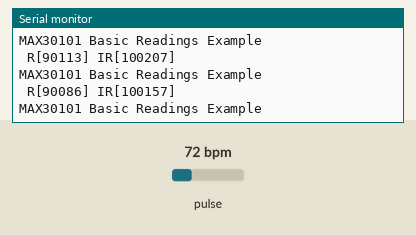
Simulated run of this sketch. Board: Arduino Uno, built with avr-gcc and run on an emulated ATmega328P. Shown: the last lines printed to the serial monitor. The test bench sets the inputs (shaded band); at power-on: pulse 72 bpm.

Above: at 1.2 s.
1.3 s: pulse set to 42 bpm
At 2.2 s:
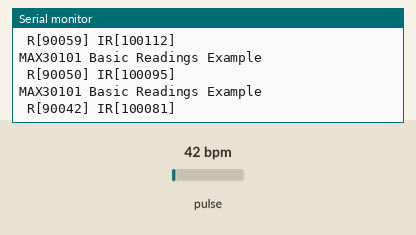
2.8 s: pulse set to 70 bpm
At 3.7 s:
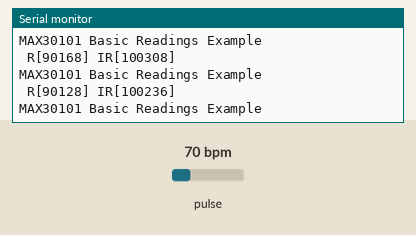
Timing chart, 0 to 5.8 s (numbered marks = the images above; inputs shaded):
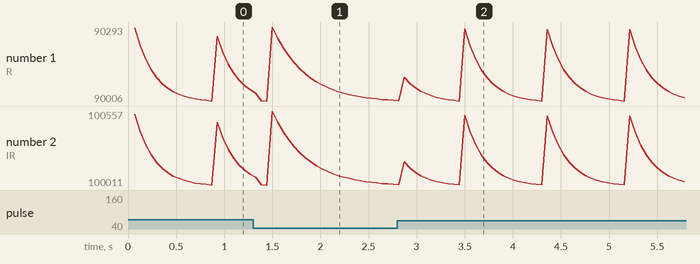

Measured:
- after the input at 1.3 s, the serial monitor: prints a new line after 0.08 s (image 1)
- plotted number 2: 100091 → 100016 after the input at 1.3 s

The sketch:

max30101_led_test.ino
```cpp
// (licence header left out)
//#include <Wire.h>
#include "MAX30105.h"
//#include "MAX30101.h"

MAX30105 ppg;
//MAX30101 ppg;

//#define debug Serial //Uncomment this line if you're using an Uno or ESP
//#define debug SerialUSB //Uncomment this line if you're using a SAMD21

void setup()
{
  Serial.begin(9600);
  while(!Serial);
  Serial.println("MAX30101 Basic Readings Example");
//
  // Initialize sensor
//  if (ppg.begin() == false)
//  {
//    Serial.println("MAX30101 was not found. Please check wiring/power. ");
//    while (1);
//  }

  ppg.setup(); //Configure sensor. Use 6.4mA for LED drive
}

void loop() {
  Serial.println("MAX30101 Basic Readings Example");
  Serial.print(" R[");
  Serial.print(ppg.getRed());
  Serial.print("] IR[");
  Serial.print(ppg.getIR());
//  Serial.print("] G[");
//  Serial.print(ppg.getGreen());
  Serial.print("]");

  Serial.println();
}
```
